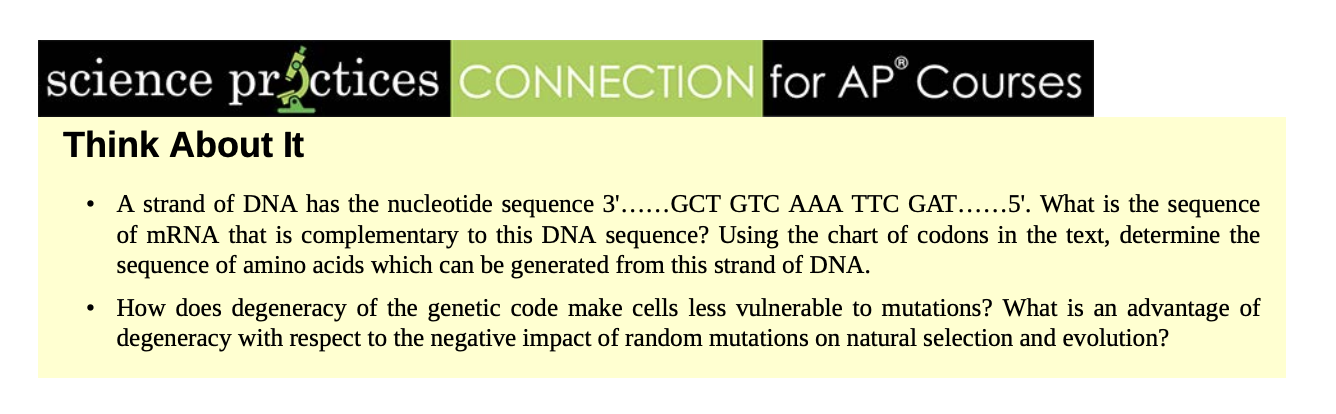
#> input picture asset/origin/biology_example_1.png, 1336 x 414 px, found by its file name; its folder holds only this picture in this run
$ python blur.py
#> lines starting #> are read from the running program, lines starting #| are printed output that depends on the picture
import cv2
import os

asset_path = "asset/origin"
blur_path = "asset/origin/blur"


def apply_blur_and_save(kernel_size):

#> called with kernel_size = 5
    for filename in os.listdir(asset_path):
        if filename.lower().endswith((".png", ".jpg", ".jpeg", ".gif", ".bmp")):
            input_path = os.path.join(asset_path, filename)
            output_filename = f"{os.path.splitext(filename)[0]}_blur_{kernel_size}{os.path.splitext(filename)[1]}"
            output_path = os.path.join(blur_path, output_filename)

        img = cv2.imread(input_path)
#> img is the input picture: shape (414, 1336, 3); mean B, G, R 187.6, 216.8, 215.5

        blurred_img = cv2.GaussianBlur(img, (kernel_size, kernel_size), 0)
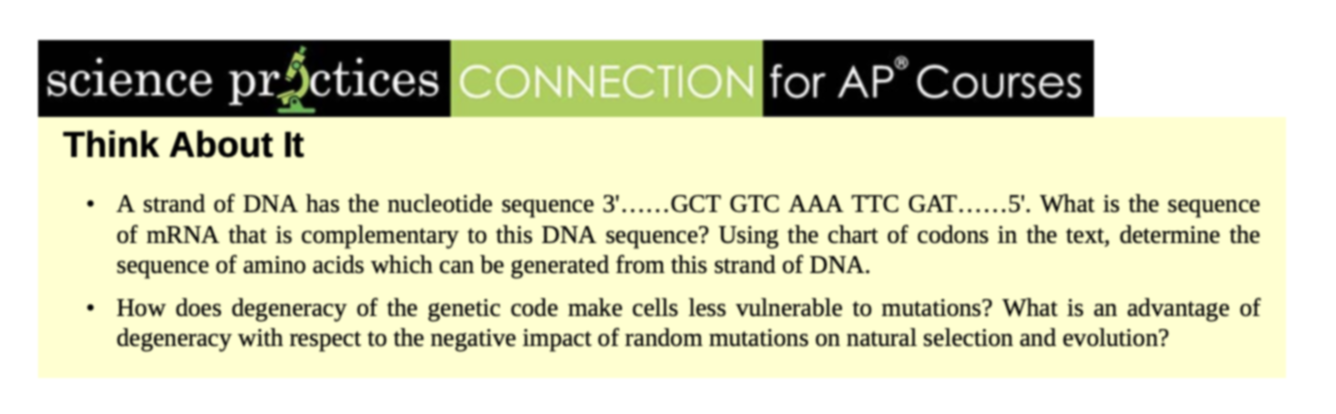
#> blurred_img: shape (414, 1336, 3); mean B, G, R 187.6, 216.8, 215.5

        cv2.imwrite(output_path, blurred_img)


apply_blur_and_save(5)
apply_blur_and_save(3)

$ run again, on asset/origin/history_example_2.png
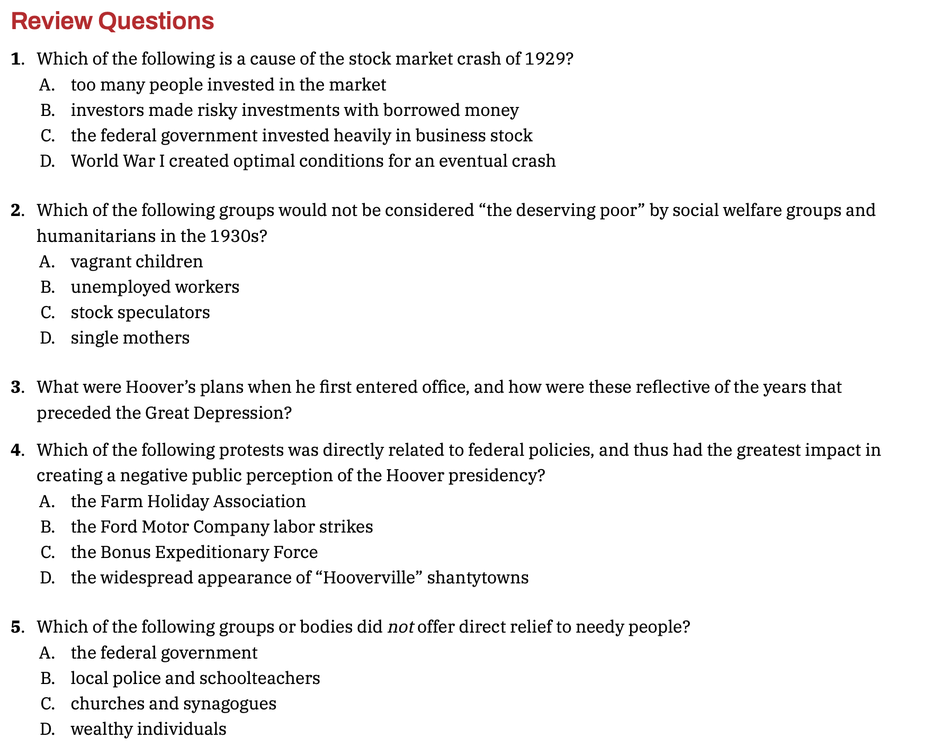
#> input picture asset/origin/history_example_2.png, 934 x 756 px, shrunk from 1764 x 1428 before the run, found by its file name
#> in apply_blur_and_save, img is the input picture: shape (756, 934, 3); mean B, G, R 241.9, 241.9, 242.2
#> in apply_blur_and_save, `blurred_img = cv2.GaussianBlur(img, (kernel_size, kernel_size), 0)`:
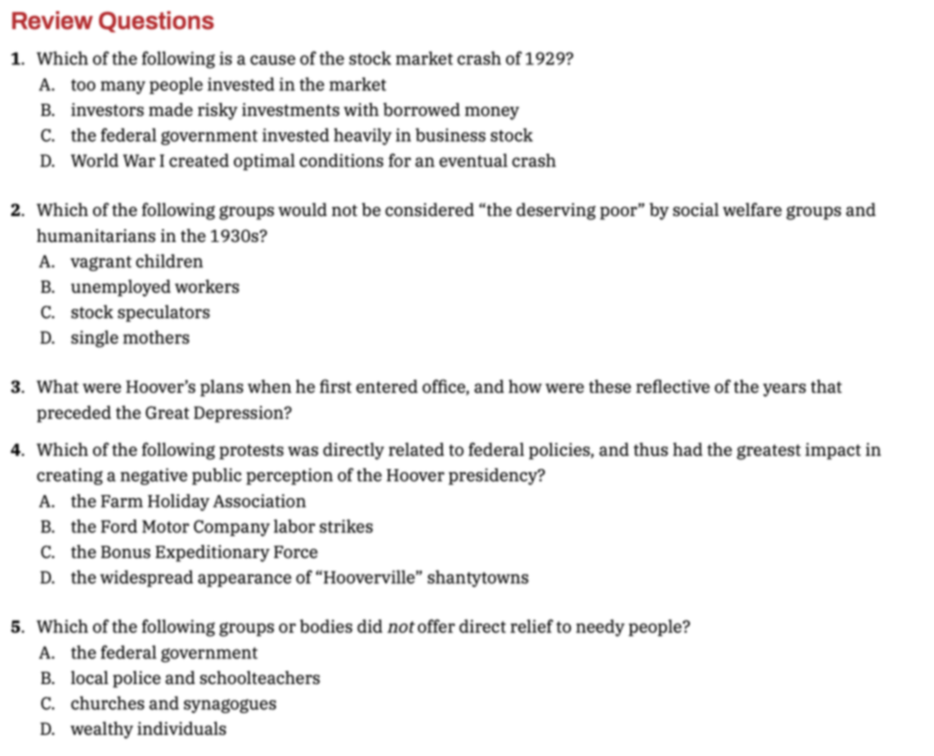
#> blurred_img: shape (756, 934, 3); mean B, G, R 242, 241.9, 242.3
